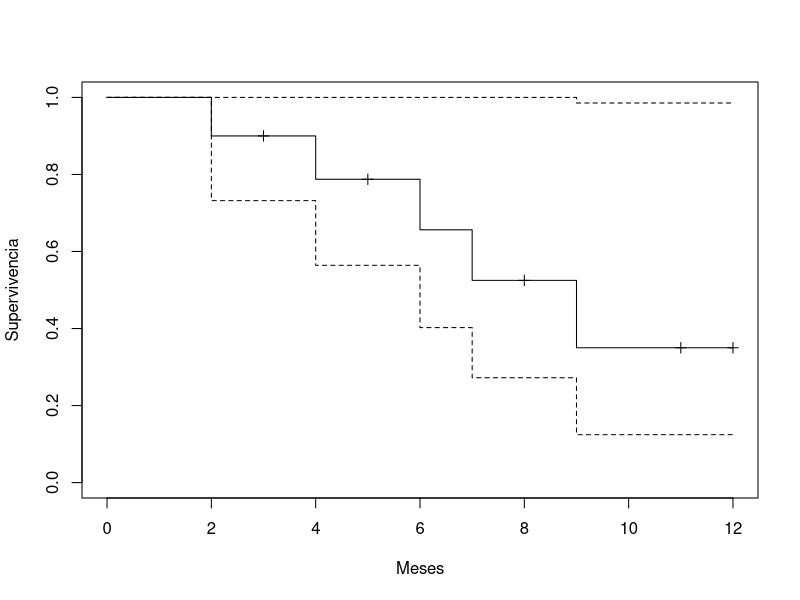

R code for this plot:
## ---- chunk 1
#| echo: true
library(survival)

# Tiempo en meses; evento: 1 = murió, 0 = censurado
tiempo <- c(2, 3, 4, 5, 6, 7, 8, 9, 11, 12)
evento <- c(1, 0, 1, 0, 1, 1, 0, 1, 0, 0)

km <- survfit(Surv(tiempo, evento) ~ 1)
summary(km)   # tabla de supervivencia con IC 95 %
km            # mediana de supervivencia
plot(km, xlab = "Meses", ylab = "Supervivencia", mark.time = TRUE)
